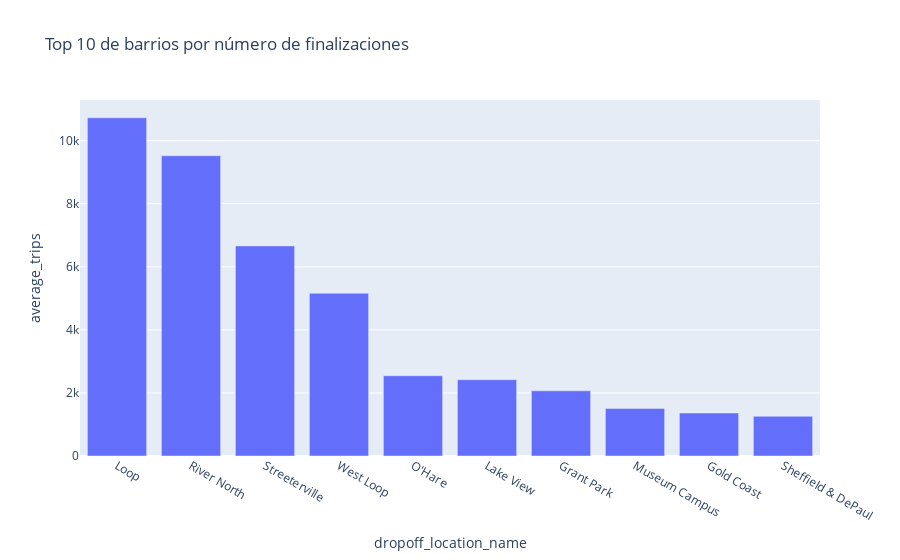

Notebook code for this chart:
### Code cell
dropoff_top_ten = dropoff.query('average_trips > 1250')
fig = px.bar(dropoff_top_ten, y='average_trips', x='dropoff_location_name',
             title="Top 10 de barrios por número de finalizaciones")
fig.show()

### Figure 1 — Plotly figure (JSON) as saved in the notebook; plotly's stock layout.template omitted (floating-point values rounded to 4 significant figures)
{"data": [{"alignmentgroup": "True", "hovertemplate": "dropoff_location_name=%{x}<br>average_trips=%{y}<extra></extra>", "legendgroup": "", "marker": {"color": "#636efa", "pattern": {"shape": ""}}, "name": "", "offsetgroup": "", "orientation": "v", "showlegend": false, "textposition": "auto", "type": "bar", "x": ["Loop", "River North", "Streeterville", "West Loop", "O'Hare", "Lake View", "Grant Park", "Museum Campus", "Gold Coast", "Sheffield & DePaul"], "xaxis": "x", "y": [10727, 9523, 6664, 5163, 2546, 2420, 2068, 1510, 1364, 1259], "yaxis": "y"}], "layout": {"barmode": "relative", "legend": {"tracegroupgap": 0}, "title": {"text": "Top 10 de barrios por número de finalizaciones"}, "xaxis": {"anchor": "y", "domain": [0, 1], "title": {"text": "dropoff_location_name"}}, "yaxis": {"anchor": "x", "domain": [0, 1], "title": {"text": "average_trips"}}}}
